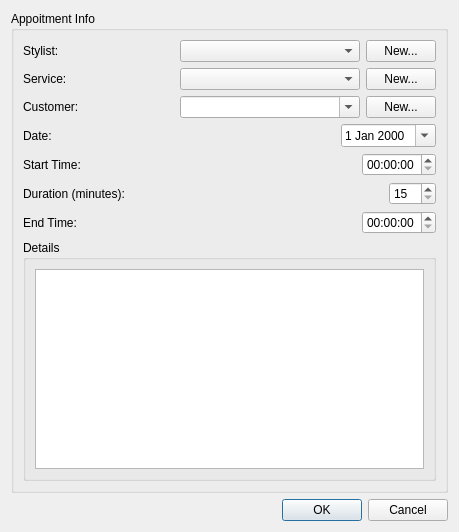
<?xml version="1.0" encoding="UTF-8"?>
<ui version="4.0">
 <class>NewAppointmentDialog</class>
 <widget class="QDialog" name="NewAppointmentDialog">
  <property name="geometry">
   <rect>
    <x>0</x>
    <y>0</y>
    <width>459</width>
    <height>532</height>
   </rect>
  </property>
  <property name="windowTitle">
   <string>Create New Appointment</string>
  </property>
  <layout class="QVBoxLayout" name="verticalLayout_2">
   <item>
    <widget class="QGroupBox" name="groupBox">
     <property name="title">
      <string>Appoitment Info</string>
     </property>
     <layout class="QVBoxLayout" name="verticalLayout">
      <item>
       <layout class="QHBoxLayout" name="horizontalLayout">
        <item alignment="Qt::AlignLeft">
         <widget class="QLabel" name="label">
          <property name="text">
           <string>Stylist:</string>
          </property>
         </widget>
        </item>
        <item>
         <spacer name="horizontalSpacer">
          <property name="orientation">
           <enum>Qt::Horizontal</enum>
          </property>
          <property name="sizeHint" stdset="0">
           <size>
            <width>40</width>
            <height>20</height>
           </size>
          </property>
         </spacer>
        </item>
        <item>
         <widget class="QComboBox" name="stylist_comboBox">
          <property name="minimumSize">
           <size>
            <width>180</width>
            <height>0</height>
           </size>
          </property>
          <property name="maxVisibleItems">
           <number>20</number>
          </property>
         </widget>
        </item>
        <item alignment="Qt::AlignRight">
         <widget class="QPushButton" name="new_stylist_pushButton_2">
          <property name="maximumSize">
           <size>
            <width>70</width>
            <height>16777215</height>
           </size>
          </property>
          <property name="text">
           <string>New...</string>
          </property>
         </widget>
        </item>
       </layout>
      </item>
      <item>
       <layout class="QHBoxLayout" name="horizontalLayout_3">
        <item alignment="Qt::AlignLeft">
         <widget class="QLabel" name="label_3">
          <property name="text">
           <string>Service:</string>
          </property>
         </widget>
        </item>
        <item>
         <spacer name="horizontalSpacer_2">
          <property name="orientation">
           <enum>Qt::Horizontal</enum>
          </property>
          <property name="sizeHint" stdset="0">
           <size>
            <width>40</width>
            <height>20</height>
           </size>
          </property>
         </spacer>
        </item>
        <item>
         <widget class="QComboBox" name="service_comboBox">
          <property name="minimumSize">
           <size>
            <width>180</width>
            <height>0</height>
           </size>
          </property>
          <property name="maxVisibleItems">
           <number>20</number>
          </property>
         </widget>
        </item>
        <item alignment="Qt::AlignRight">
         <widget class="QPushButton" name="new_service_pushButton">
          <property name="maximumSize">
           <size>
            <width>70</width>
            <height>16777215</height>
           </size>
          </property>
          <property name="text">
           <string>New...</string>
          </property>
         </widget>
        </item>
       </layout>
      </item>
      <item>
       <layout class="QHBoxLayout" name="horizontalLayout_2">
        <item alignment="Qt::AlignLeft">
         <widget class="QLabel" name="label_2">
          <property name="text">
           <string>Customer:</string>
          </property>
         </widget>
        </item>
        <item>
         <spacer name="horizontalSpacer_3">
          <property name="orientation">
           <enum>Qt::Horizontal</enum>
          </property>
          <property name="sizeHint" stdset="0">
           <size>
            <width>40</width>
            <height>20</height>
           </size>
          </property>
         </spacer>
        </item>
        <item>
         <widget class="QComboBox" name="customer_comboBox">
          <property name="minimumSize">
           <size>
            <width>180</width>
            <height>0</height>
           </size>
          </property>
          <property name="editable">
           <bool>true</bool>
          </property>
          <property name="maxVisibleItems">
           <number>20</number>
          </property>
         </widget>
        </item>
        <item alignment="Qt::AlignRight">
         <widget class="QPushButton" name="new_customer_pushButton_3">
          <property name="maximumSize">
           <size>
            <width>70</width>
            <height>16777215</height>
           </size>
          </property>
          <property name="text">
           <string>New...</string>
          </property>
         </widget>
        </item>
       </layout>
      </item>
      <item>
       <layout class="QHBoxLayout" name="horizontalLayout_4">
        <item alignment="Qt::AlignLeft">
         <widget class="QLabel" name="label_4">
          <property name="text">
           <string>Date:</string>
          </property>
         </widget>
        </item>
        <item alignment="Qt::AlignRight">
         <widget class="QDateEdit" name="dateEdit">
          <property name="calendarPopup">
           <bool>true</bool>
          </property>
         </widget>
        </item>
       </layout>
      </item>
      <item>
       <layout class="QHBoxLayout" name="horizontalLayout_5">
        <item>
         <widget class="QLabel" name="label_5">
          <property name="text">
           <string>Start Time:</string>
          </property>
         </widget>
        </item>
        <item alignment="Qt::AlignRight">
         <widget class="QTimeEdit" name="timebegin_timeEdit"/>
        </item>
       </layout>
      </item>
      <item>
       <layout class="QHBoxLayout" name="horizontalLayout_7">
        <item alignment="Qt::AlignLeft">
         <widget class="QLabel" name="label_7">
          <property name="text">
           <string>Duration (minutes):</string>
          </property>
         </widget>
        </item>
        <item alignment="Qt::AlignRight">
         <widget class="QSpinBox" name="duration_spinBox">
          <property name="minimum">
           <number>15</number>
          </property>
          <property name="maximum">
           <number>500</number>
          </property>
          <property name="singleStep">
           <number>15</number>
          </property>
         </widget>
        </item>
       </layout>
      </item>
      <item>
       <layout class="QHBoxLayout" name="horizontalLayout_6">
        <item alignment="Qt::AlignLeft">
         <widget class="QLabel" name="label_6">
          <property name="text">
           <string>End Time:</string>
          </property>
         </widget>
        </item>
        <item alignment="Qt::AlignRight">
         <widget class="QTimeEdit" name="timeend_timeEdit"/>
        </item>
       </layout>
      </item>
      <item>
       <widget class="QGroupBox" name="groupBox_2">
        <property name="minimumSize">
         <size>
          <width>0</width>
          <height>200</height>
         </size>
        </property>
        <property name="title">
         <string>Details</string>
        </property>
        <layout class="QVBoxLayout" name="verticalLayout_3">
         <item>
          <widget class="QPlainTextEdit" name="details_plainTextEdit">
           <property name="sizeAdjustPolicy">
            <enum>QAbstractScrollArea::AdjustToContentsOnFirstShow</enum>
           </property>
          </widget>
         </item>
        </layout>
       </widget>
      </item>
     </layout>
    </widget>
   </item>
   <item>
    <widget class="QDialogButtonBox" name="buttonBox">
     <property name="orientation">
      <enum>Qt::Horizontal</enum>
     </property>
     <property name="standardButtons">
      <set>QDialogButtonBox::Cancel|QDialogButtonBox::Ok</set>
     </property>
    </widget>
   </item>
  </layout>
 </widget>
 <resources/>
 <connections>
  <connection>
   <sender>buttonBox</sender>
   <signal>accepted()</signal>
   <receiver>NewAppointmentDialog</receiver>
   <slot>accept()</slot>
   <hints>
    <hint type="sourcelabel">
     <x>248</x>
     <y>254</y>
    </hint>
    <hint type="destinationlabel">
     <x>157</x>
     <y>274</y>
    </hint>
   </hints>
  </connection>
  <connection>
   <sender>buttonBox</sender>
   <signal>rejected()</signal>
   <receiver>NewAppointmentDialog</receiver>
   <slot>reject()</slot>
   <hints>
    <hint type="sourcelabel">
     <x>316</x>
     <y>260</y>
    </hint>
    <hint type="destinationlabel">
     <x>286</x>
     <y>274</y>
    </hint>
   </hints>
  </connection>
 </connections>
</ui>
